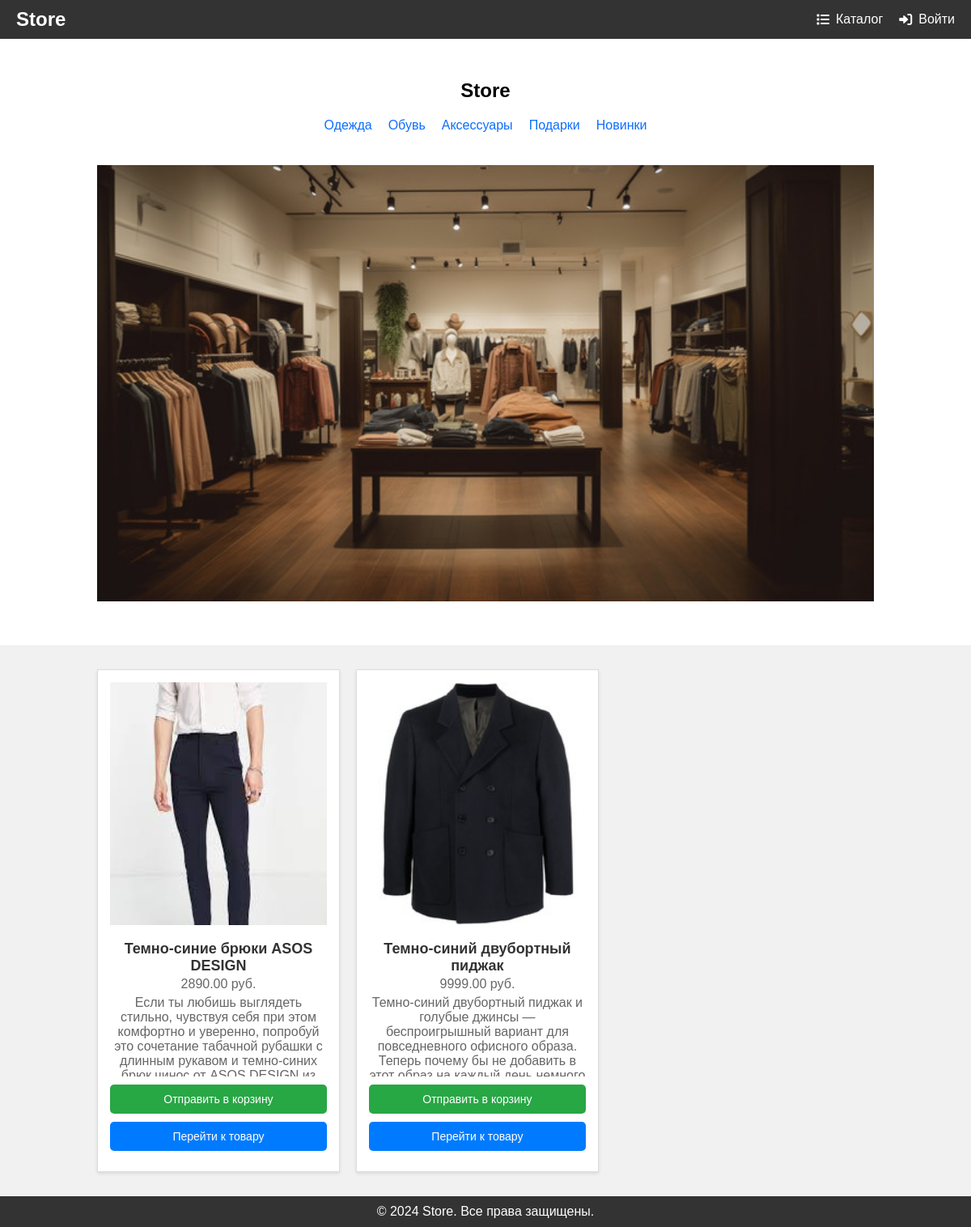
Page /products/category/1/ on the committed database.
### products/models.py (models this page shows, shortened)
class ProductCategory(models.Model):
    name = models.CharField(max_length=128)
    description = models.TextField(null=True, blank=True)
    class Meta:
        verbose_name = 'category'
        verbose_name_plural = 'categories'

class Product(models.Model):
    name = models.CharField(max_length=256)
    description = models.TextField()
    price = models.DecimalField(max_digits=6, decimal_places=2)
    quantity = models.PositiveIntegerField(default=0)
    image = models.ImageField(upload_to='products_images')
    category = models.ForeignKey(to=ProductCategory, on_delete=models.CASCADE)
    class Meta:
        verbose_name = 'product'
        verbose_name_plural = 'products'

### products/views.py (the view)
# urls.py: path('', ProductsListView.as_view(), name='index'),
class ProductsListView(TitleMixin, ListView):
    model = Product
    template_name = 'products/products.html'
    paginate_by = 3
    title = 'Каталог товаров - Store'
    def get_queryset(self):
        queryset = super(ProductsListView, self).get_queryset()
        category_id = self.kwargs.get('category_id')
        return queryset.filter(category_id=category_id) if category_id else queryset
    def get_context_data(self, **kwargs):
        context = super(ProductsListView, self).get_context_data()
        context['categories'] = ProductCategory.objects.all()
        return context

### common/views.py (called while the page is built)
    def get_context_data(self, **kwargs):
        context = super(TitleMixin, self).get_context_data(**kwargs)
        context['title'] = self.title
        return context

### products/context_processors.py (called while the page is built)
def baskets(request):
    user = request.user
    return {'baskets': Basket.objects.filter(user=user) if user.is_authenticated else []}

### products/templates/products/products.html (shortened to what this page needs)
{% extends 'products/base.html' %}
{% load static %}
{% block content %}
<section id="hero">
    <h2><a href="{% url 'index' %}" style="color: black; text-decoration: none;">Store</a></h2>
    <nav>
        <ul>
            {% for category in categories %}
            <li><a href="{% url 'products:category' category.id %}">{{ category.name }}</a></li>
            {% endfor %}
        </ul>
    </nav>
    <img src="{% static 'images/products.jpg' %}" alt="Banner Image">
</section>
<section id="products">
    <div class="product-list">
        {% for product in object_list %}
        <div class="product">
            <img src="{{ product.image.url }}" alt="#">
            <h3>{{ product.name }}</h3>
            <p>{{ product.price }} руб.</p>
            <div class="product-description">
                <p>{{ product.description }}</p>
            </div>
            <a href="{% url 'products:basket_add' product.id %}"><button>Отправить в корзину</button></a>
            <a href="#" class="product-link">
                <button>Перейти к товару</button>
            </a>
        </div>
        {% endfor %}
    </div>
</section>
{% endblock %}

### products/templates/products/base.html (style rules this page uses)
* { margin: 0; padding: 0; box-sizing: border-box; font-family: Arial, sans-serif; }
body { background-color: #f7f7f7; color: #333; }

### products/templates/products/products.html (style rules this page uses)
#hero { padding: 50px 10%; text-align: center; background-color: #fff; }
#hero img { width: 100%; max-width: 1000px; margin-top: 20px; }
#hero nav ul { display: flex; justify-content: center; gap: 20px; list-style: none; margin: 20px 0; }
#hero nav ul li a { text-decoration: none; color: #0d6efd; font-size: 16px; }
#products { padding: 30px 10%; background-color: #f1f1f1; }
.product-list { display: flex; flex-wrap: wrap; gap: 20px; justify-content: flex-start; }
.product { background-color: #fff; width: calc(33.33% - 20px); max-width: 300px; padding: 15px; border: 1px solid #ddd; box-shadow: 0 2px 4px rgba(0,0,0,0.1); text-align: center; }
.product img { width: 100%; height: 300px; margin-bottom: 10px; }
.product h3 { font-size: 18px; margin: 5px 0; height: 40px; overflow: hidden; }
.product p { font-size: 16px; color: #666; margin-bottom: 5px; }
.product-description { height: 100px; overflow: hidden; margin-bottom: 10px; }
.product button { background-color: #28a745; color: white; border: none; padding: 10px 20px; font-size: 14px; border-radius: 5px; display: inline-block; width: 100%; transition: background-color 0.3s, transform 0.3s; cursor: pointer; margin-bottom: 10px; }
.product-link button { background-color: #007bff; color: white; border: none; padding: 10px 20px; font-size: 14px; border-radius: 5px; display: inline-block; width: 100%; transition: background-color 0.3s, transform 0.3s; cursor: pointer; }

### rows in the picture
ProductCategory: name "Одежда"
ProductCategory: name "Обувь"
ProductCategory: name "Аксессуары"
ProductCategory: name "Подарки"
ProductCategory: name "Новинки"
Product: image (picture), name "Темно-синие брюки ASOS DESIGN", price "2890.00", description "Если ты любишь выглядеть стильно, чувствуя себя при этом комфортно и уверенно, попробуй это сочетание табачной рубашки с длинным рукавом и темно-синих…"
Product: image (picture), name "Темно-синий двубортный пиджак", price "9999.00", description "Темно-синий двубортный пиджак и голубые джинсы — беспроигрышный вариант для повседневного офисного образа. Теперь почему бы не добавить в…"
